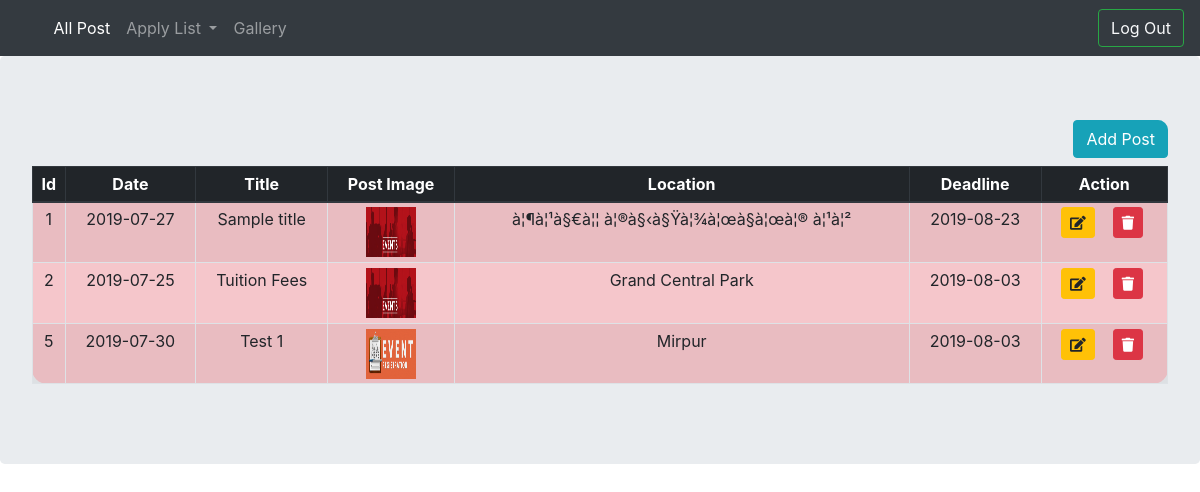
The app's page /AdminHome.php (signed in) with its own data.
### tables this page shows
CREATE TABLE `post` (
  `id` int(11) NOT NULL,
  `date` varchar(100) NOT NULL,
  `title` varchar(100) NOT NULL,
  `description` varchar(900) NOT NULL,
  `image_post` varchar(300) NOT NULL,
  `category` varchar(100) NOT NULL,
  `location` varchar(100) NOT NULL,
  `deadline` varchar(100) NOT NULL
);

### AdminHome.php (the view, shortened to what this page needs)
<?php
	$con=mysqli_connect("localhost","root","","seminar") or die("Error connecting to MySQL Server");
	$result=mysqli_query($con, "SELECT * FROM post");
?>
<!DOCTYPE html>
<html>
<head>
</head>
<body>
	<?php include "Adminheader.php"; ?>
	<div class="jumbotron">
		<div class="table-responsive" style=" border-radius: 10px;">
			<div class="text-right mb-sm-2">
				<a href="AddPost.php" class="btn btn-info">Add Post</a>
			</div>
			<table class="table table-striped table-bordered table-sm table-danger table-hover" style=" border-radius: 15px;">
				<thead class="thead-dark">
					<tr>
						<th class ="col-md-auto text-center">Id</th>
						<th class ="col-md-auto text-center">Date</th>
						<th class ="col-md-auto text-center">Title</th>
						<th class ="col-md-auto text-center">Post Image</th>
						<th class ="col-md-auto text-center">Location</th>
						<th class ="col-md-auto text-center">Deadline</th>
						<th class ="col-md-auto text-center">Action</th>
					</tr>
				</thead>
				<tbody>
					<?php
					while($row = $result->fetch_assoc() ) {
						$image_src = "post/".$row['image_post'];
						echo '
						<tr>
						<td class="row-md-auto text-center float-md">'.$row['id'].'</td>
						<td class="row-md-auto text-center float-md">'.$row['date'].'</td>
						<td class="row-md-auto text-center float-md">'.$row['title'].'</td>
						<td class="row-md-auto text-center float-md"><img src='.$image_src.' width="50" height="50"></td>
						<td class="row-md-auto text-center float-md">'.$row['location'].'</td>
						<td class="row-md-auto text-center float-md">'.$row['deadline'].'</td>
						<td class="row-md-auto text-center float-md">
						<a class="btn btn-sm btn-warning" href="EditPost.php?edit='.$row['id'].'"><i class="fas fa-edit"></i></a>&nbsp &nbsp
						<a class="btn btn-sm btn-danger" href="post_process.php?delete_post='.$row['id'].'"><i class="fas fa-trash"></i></a>&nbsp
						</td>
						</tr>
						';
					}
					?>
				</tbody>
			</table>
		</div>
	</div>
</body>
</html>

### records on screen
post: id "1", date "2019-07-27", title "Sample title", image_post (picture), location "à¦¶à¦¹à§€à¦¦ à¦®à§‹à§Ÿà¦¾à¦œà§à¦œà¦® à¦¹à¦²", deadline "2019-08-23"
post: id "2", date "2019-07-25", title "Tuition Fees", image_post (picture), location "Grand Central Park", deadline "2019-08-03"
post: id "5", date "2019-07-30", title "Test 1", image_post (picture), location "Mirpur", deadline "2019-08-03"
